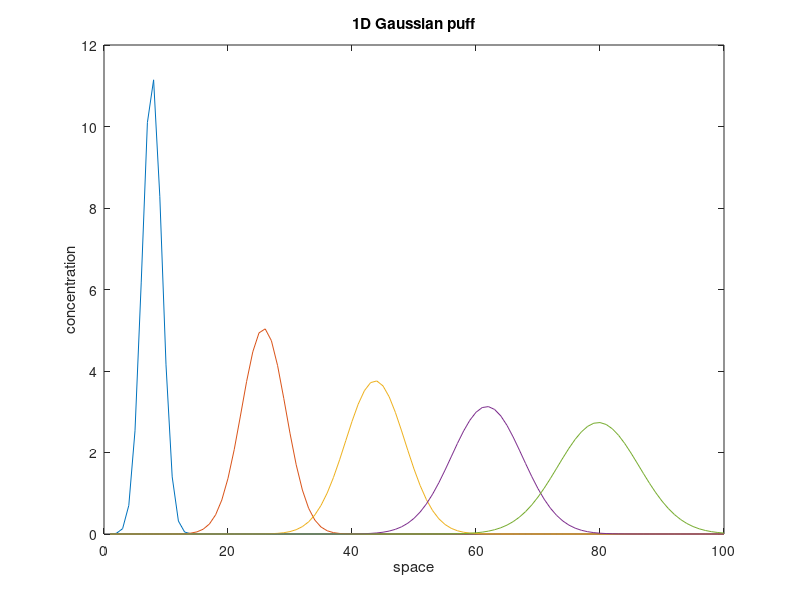

MATLAB code to generate this figure:
%%matlab
Dx = 0.000625;                    % diffusivity
v = 0.1;                          % velocity
M = 1;                            % mass
xmin = -0.05; xmax = 2.15;        % x-axisinterval
t = [1:4:20];                     % time
%-------------------------------execution--------------------
x = linspace(xmin,xmax,100);                        
c = [];            

for i = 1:size(t,2)
  xx = x - v*t(i);                        
  c = [c; (M/sqrt(4*pi*Dx*t(i))) * ones(1, size(x,1)) .* exp(-(xx.*xx)/(4*Dx*t(i)))];                        
end

%---------------------------------output---------------------
plot(c'); 
hold on; 
xlabel('space');                      
ylabel('concentration'); 
title('1D Gaussian puff');        
